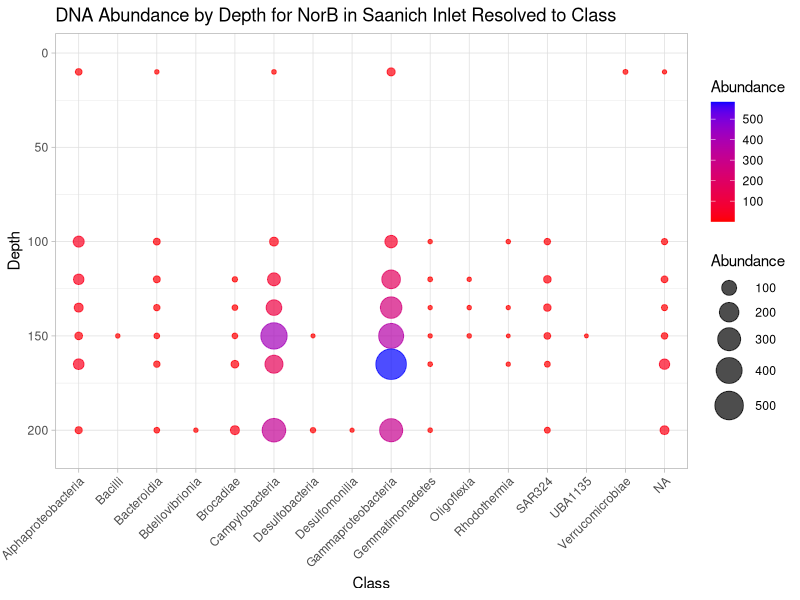
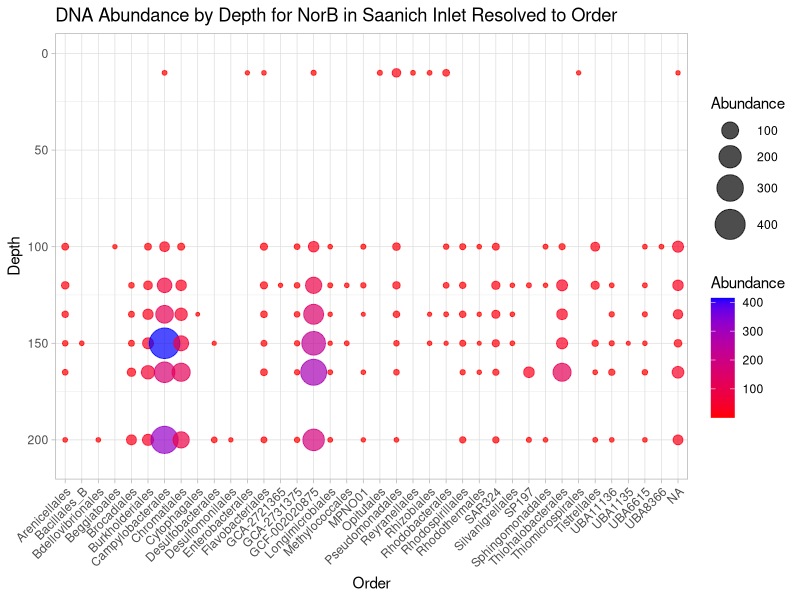
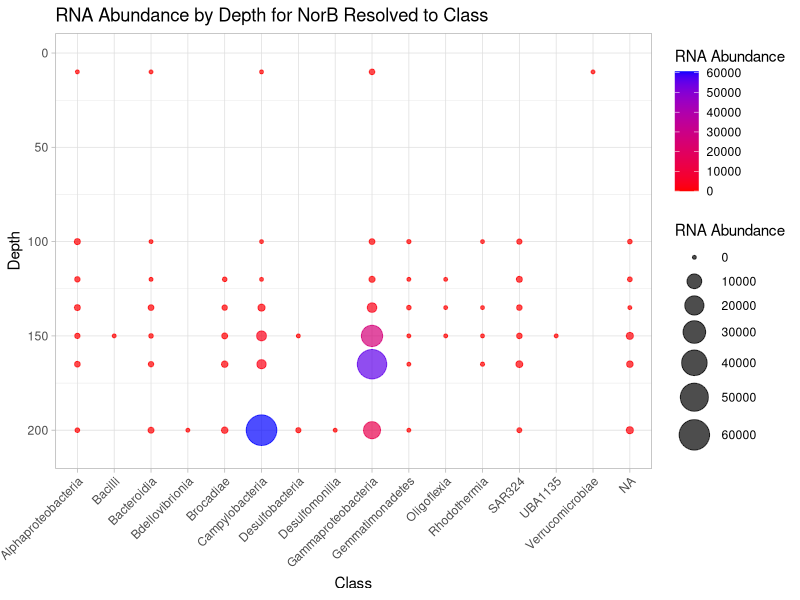
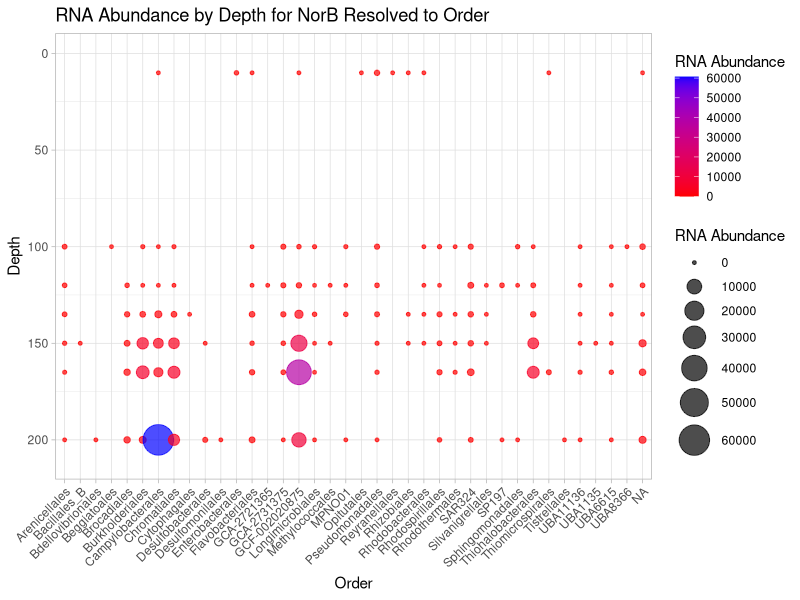
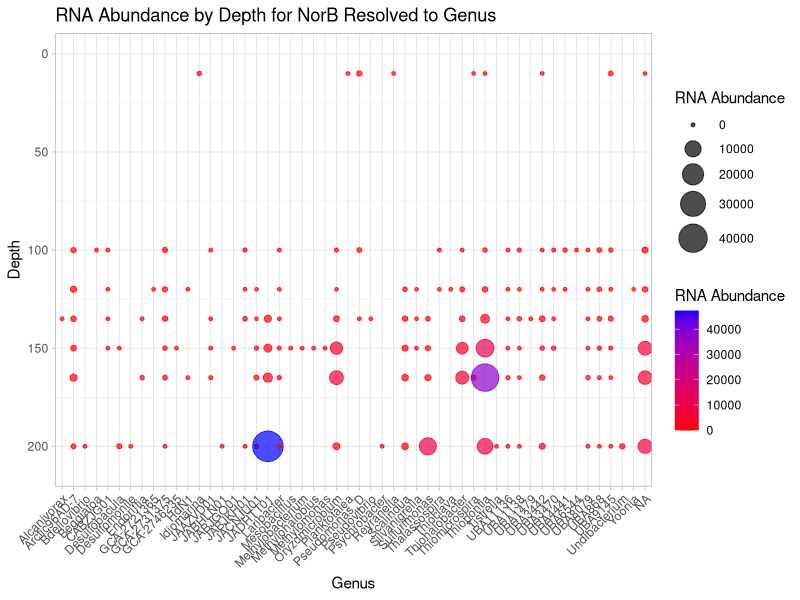
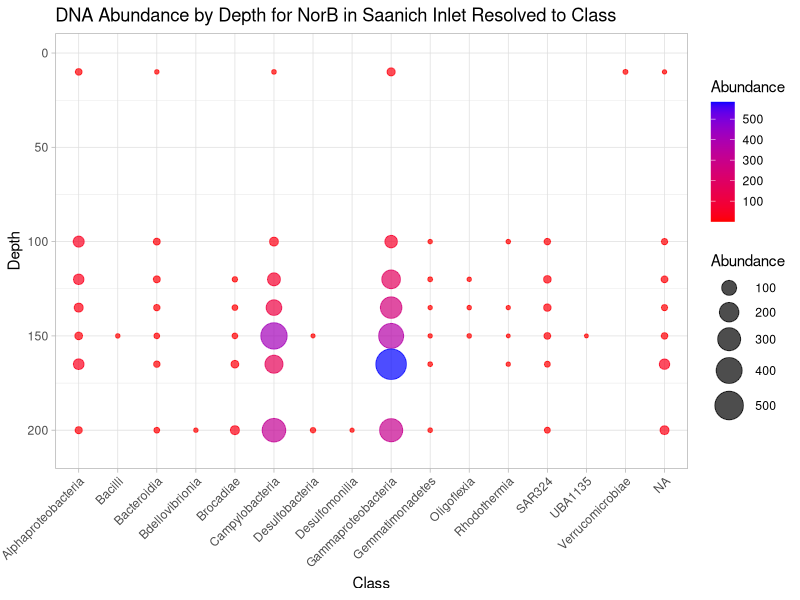
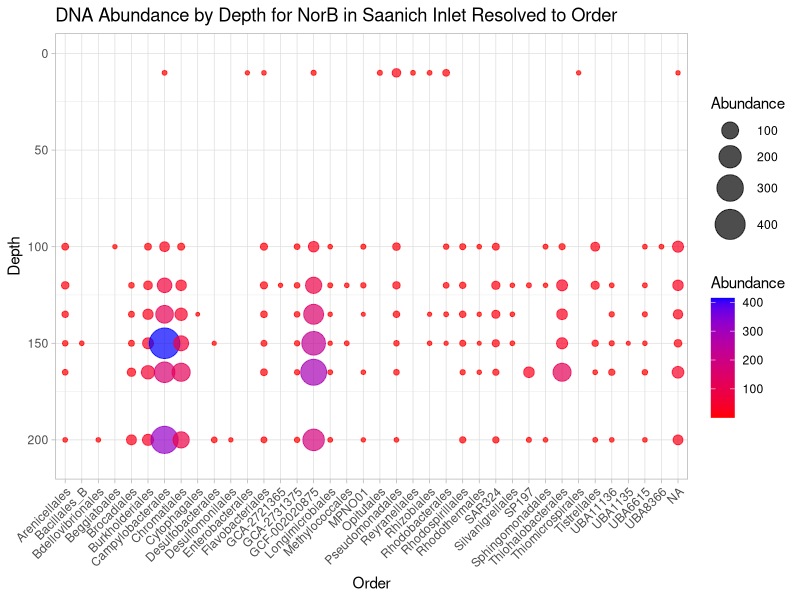
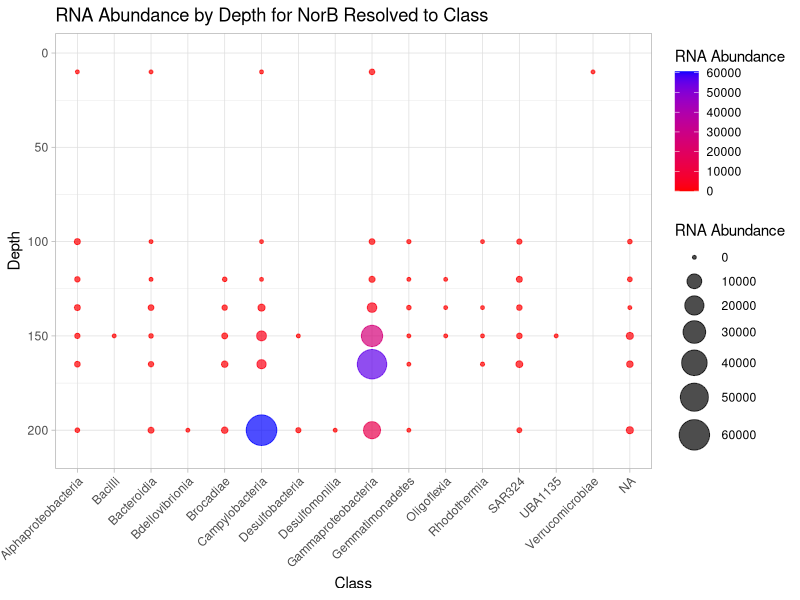

These charts were generated, in order, by the following R code:
## ---- chunk 1
library(tidyverse)
library(dplyr)


### Metagenome - DNA ###
 # load all DNA classifications from the different depths
ten <- read.delim("classifications10.tsv", sep = '\t', header = TRUE) 
onehundred <- read.delim("classifications100.tsv", sep = '\t', header = TRUE)
onetwenty <- read.delim("classifications120.tsv", sep = '\t', header = TRUE)
onethirtyfive <- read.delim("classifications135.tsv", sep = '\t', header = TRUE)
onefifty <- read.delim("classifications150.tsv", sep = '\t', header = TRUE)
onesixtyfive <- read.delim("classifications165.tsv", sep = '\t', header = TRUE)
twohundred <- read.delim("classifications200.tsv", sep = '\t', header = TRUE)

# merge classification.tsv from all depths 
merged_data <- rbind(ten, onehundred, onetwenty, onethirtyfive, onefifty, onesixtyfive, twohundred)

# Split the Sample column
merged_data <- merged_data %>%
  separate(Sample, into = c("Sample", "Depth", "extra"), sep = "_", remove = FALSE) %>%
  select(-extra) %>%  # Remove the 'extra' column
  mutate(Depth = as.numeric(gsub("m", "", Depth))) %>% # Remove 'm' and convert to numeric
  separate(Taxonomy, into = c("Root", "Domain", "Phylum", "Class", "Order", "Family", "Genus", "Species"), sep = ";", fill = "right") %>%
  select(-Root)  # Remove the 'Root' column

NorB_data <- merged_data %>%
  filter(Marker == "NorB")

## Resolved to CLASS ##
# Sum Abundance by Sample, Class, and Depth
data_taxa <- NorB_data %>%
  group_by(Sample, Class, Depth) %>%
  summarise(Abundance = sum(Abundance, na.rm = TRUE), .groups = "drop") %>%
  mutate(Class = gsub("c__", "", Class))

# Make Bubble Plot
ggplot(data_taxa, aes(x = Class, y = Depth)) +
  geom_point(aes(size = Abundance, color = Abundance), alpha = 0.7) +  # Map color to Abundance
  scale_y_reverse(limits = c(210, 0)) +  # Shallow at top, deep at bottom
  scale_color_gradient(low = "red", high = "blue") +  # Gradient from red (low) to blue (high)
  scale_size(range = c(1, 10)) +
  theme_light() +
  labs(title = "DNA Abundance by Depth for NorB in Saanich Inlet Resolved to Class",
       x = "Class",
       y = "Depth",
       size = "Abundance") +
  theme(axis.text.x = element_text(angle = 45, hjust = 1))

# save plot
ggsave("NorB_BubblePlot_Class.jpg")


## Resolved to ORDER ##
# Sum Abundance by Sample, Order, and Depth
data_taxa_order <- NorB_data %>%
  group_by(Sample, Order, Depth) %>%
  summarise(Abundance = sum(Abundance, na.rm = TRUE), .groups = "drop") %>%
  mutate(Order = gsub("o__", "", Order))

# Make Bubble Plot
ggplot(data_taxa_order, aes(x = Order, y = Depth)) +
  geom_point(aes(size = Abundance, color = Abundance), alpha = 0.7) +  # Map color to Abundance
  scale_y_reverse(limits = c(210, 0)) +  # Shallow at top, deep at bottom
  scale_color_gradient(low = "red", high = "blue") +  # Gradient from red (low) to blue (high)
  scale_size(range = c(1, 10)) +
  theme_light() +
  labs(title = "DNA Abundance by Depth for NorB in Saanich Inlet Resolved to Order",
       x = "Order",
       y = "Depth",
       size = "Abundance") +
  theme(axis.text.x = element_text(angle = 45, hjust = 1))

# save plot
ggsave("NorB_BubblePlot_Order.jpg")


### Metatranscriptomics - RNA ###

# load all DNA classifications from the different depths
tenRNA <- read.delim("classifications10RNA.tsv", sep = '\t', header = TRUE) 
onehundredRNA <- read.delim("classifications100RNA.tsv", sep = '\t', header = TRUE)
onetwentyRNA <- read.delim("classifications120RNA.tsv", sep = '\t', header = TRUE)
onethirtyfiveRNA <- read.delim("classifications135RNA.tsv", sep = '\t', header = TRUE)
onefiftyRNA <- read.delim("classifications150RNA.tsv", sep = '\t', header = TRUE)
onesixtyfiveRNA <- read.delim("classifications165RNA.tsv", sep = '\t', header = TRUE)
twohundredRNA <- read.delim("classifications200RNA.tsv", sep = '\t', header = TRUE)


# merge classification.tsv from all depths 
merged_dataRNA <- rbind(tenRNA, onehundredRNA, onetwentyRNA, onethirtyfiveRNA, onefiftyRNA, onesixtyfiveRNA, twohundredRNA)

# Split the Sample column
merged_dataRNA <- merged_dataRNA %>%
  separate(Sample, into = c("Sample", "Depth", "extra"), sep = "_", remove = FALSE) %>%
  select(-extra) %>%  # Remove the 'extra' column
  mutate(Depth = as.numeric(gsub("m", "", Depth))) %>% # Remove 'm' and convert to numeric
  separate(Taxonomy, into = c("Root", "Domain", "Phylum", "Class", "Order", "Family", "Genus", "Species"), sep = ";", fill = "right") %>%
  select(-Root)  # Remove the 'Root' column

NorB_RNAdata <- merged_dataRNA %>%
  filter(Marker == "NorB")


## Resolved to CLASS ##

# Sum Abundance by Sample, Class, and Depth
RNAdata_taxa <- NorB_RNAdata %>%
  group_by(Sample, Class, Depth) %>%
  summarise(Abundance = sum(Abundance, na.rm = TRUE), .groups = "drop") %>%
  mutate(Class = gsub("c__", "", Class))

# Make Bubble Plot
ggplot(RNAdata_taxa, aes(x = Class, y = Depth)) +
  geom_point(aes(size = Abundance, color = Abundance), alpha = 0.7) +  # Map color to Abundance
  scale_y_reverse(limits = c(210, 0)) +  # Shallow at top, deep at bottom
  scale_color_gradient(low = "red", high = "blue") +  # Gradient from red (low) to blue (high)
  scale_size(range = c(1, 10)) +
  theme_light() +
  labs(title = "RNA Abundance by Depth for NorB Resolved to Class",
       x = "Class",
       y = "Depth",
       size = "RNA Abundance",
       color = "RNA Abundance") +  # Label for color legend
  theme(axis.text.x = element_text(angle = 45, hjust = 1))

ggsave("NorB_BubblePlotRNA_Class.jpg")



## Resolved to ORDER ##
# Sum Abundance by Sample, Order, and Depth
RNAdata_taxa_order <- NorB_RNAdata %>%
  group_by(Sample, Order, Depth) %>%
  summarise(Abundance = sum(Abundance, na.rm = TRUE), .groups = "drop") %>%
  mutate(Order = gsub("o__", "", Order))

# Make Bubble Plot
ggplot(RNAdata_taxa_order, aes(x = Order, y = Depth)) +
  geom_point(aes(size = Abundance, color = Abundance), alpha = 0.7) +  # Map color to Abundance
  scale_y_reverse(limits = c(210, 0)) +  # Shallow at top, deep at bottom
  scale_color_gradient(low = "red", high = "blue") +  # Gradient from red (low) to blue (high)
  scale_size(range = c(1, 10)) +
  theme_light() +
  labs(title = "RNA Abundance by Depth for NorB Resolved to Order",
       x = "Order",
       y = "Depth",
       size = "RNA Abundance",
       color = "RNA Abundance") +  # Label for color legend
  theme(axis.text.x = element_text(angle = 45, hjust = 1))

ggsave("NorB_BubblePlotRNA_Order.jpg")


## Resolved to GENUS ##
# Sum Abundance by Sample, Phylum, and Depth
RNAdata_taxa_genus <- NorB_RNAdata %>%
  group_by(Sample, Genus, Depth) %>%
  summarise(Abundance = sum(Abundance, na.rm = TRUE), .groups = "drop") %>%
  mutate(Genus = gsub("g__", "", Genus))

# Make Bubble Plot
ggplot(RNAdata_taxa_genus, aes(x = Genus, y = Depth)) +
  geom_point(aes(size = Abundance, color = Abundance), alpha = 0.7) +  # Map color to Abundance
  scale_y_reverse(limits = c(210, 0)) +  # Shallow at top, deep at bottom
  scale_color_gradient(low = "red", high = "blue") +  # Gradient from red (low) to blue (high)
  scale_size(range = c(1, 10)) +
  theme_light() +
  labs(title = "RNA Abundance by Depth for NorB Resolved to Genus",
       x = "Genus",
       y = "Depth",
       size = "RNA Abundance",
       color = "RNA Abundance") +  # Label for color legend
  theme(axis.text.x = element_text(angle = 45, hjust = 1))

ggsave("NorB_BubblePlotRNA_Genus.jpg")



